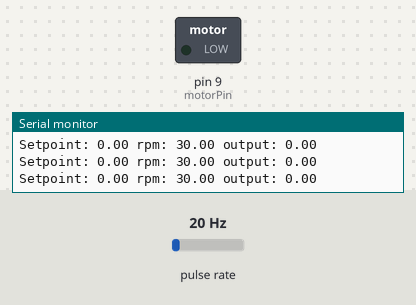
Simulated run of this sketch. Board: Arduino Uno, built with avr-gcc and run on an emulated ATmega328P. Parts: switched loads named in the sketch (green lamp = pin HIGH), the last lines printed to the serial monitor. Wiring (inferred from the names in the program): pulse sensor: data pin 2. The test bench sets the inputs (shaded band); at power-on: pulse rate 20 Hz.

Above: at 1.2 s.
1.3 s: pulse rate (sensor on pin 2) set to 4 Hz
4.3 s: pulse rate (sensor on pin 2) set to 50 Hz
At 7.0 s:
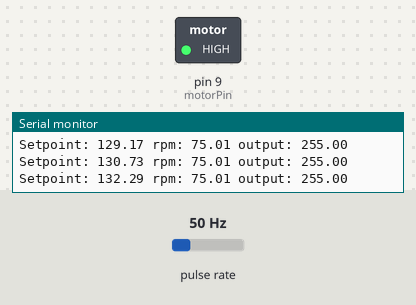
7.3 s: pulse rate (sensor on pin 2) set to 196 Hz
At 8.5 s:
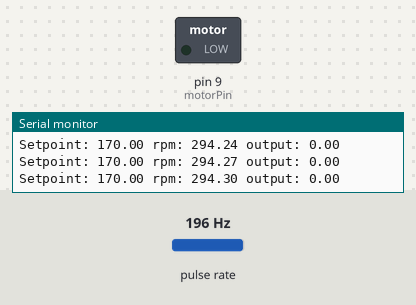
10.3 s: pulse rate (sensor on pin 2) set to 100 Hz
At 10.61 s:
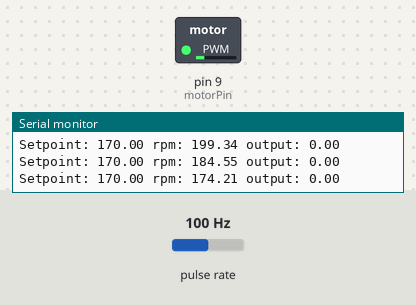
Timing chart, 0 to 13.3 s (numbered marks = the images above; inputs shaded):
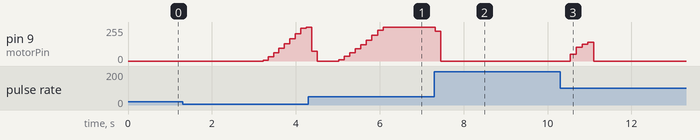

Measured:
- after the input at 4.3 s, pin 9 (motorPin): 255/255 → 72/255 after 0.08 s, → 0/255 0.13 s later, → 9/255 0.51 s later, → 34/255 0.13 s later, … (11 changes in this stretch)
- after the input at 7.3 s, pin 9 (motorPin): 255/255 → 222/255 at once, → 0/255 0.14 s later
- after the input at 10.3 s, pin 9 (motorPin): 0/255 → 51/255 after 0.25 s, → 103/255 0.14 s later, → 127/255 0.14 s later, → 141/255 0.14 s later, … (5 changes in this stretch)

The sketch:

TSC_TP_Simulation.ino
```cpp
#include <PID_v1.h>
#include "Timer.h"

#define sensorPin 2
#define motorPin 9
#define dents 40.0
#define maxSpeed 170
#define startRampTime 5
#define waitTime 3

//Functions
void calculateRPM();
void getDelta();
void sendData();

//Variables
double setpoint = 0, rpm = 0, output, calc, x, y, m, b, alfa = 0.3;
unsigned long tempo_anterior = 0, delta = 0;
int state = 1, tempo = 0;
String inputString = "", outputString = "";     // A String to hold incoming data
bool flag = true, stringComplete = false; // Whether the string is complete

//Timer
Timer t;

//Specify PID links and initial tuning parameters
double Kp = 6, Ki = 4.5, Kd = 0.1;
PID myPID(&rpm, &output, &setpoint, Kp, Ki, Kd, DIRECT);

void setup()
{
    //Initialize serial
    Serial.begin(9600);
    // Reserve 200 bytes for the inputString:
    inputString.reserve(200);

    //Initialize pins
    pinMode(sensorPin, INPUT);
    pinMode(motorPin, OUTPUT);
    attachInterrupt(digitalPinToInterrupt(sensorPin), getDelta, RISING);

    //Send data through serial
    //t.every(500, sendData, 0);
    //turn the PID on
    myPID.SetMode(AUTOMATIC);
}

void loop()
{
    //Update Timer
    t.update();

    //State 1
    if (state == 1 && ((millis() * 0.001) - tempo) >= waitTime)
    {
        //Calculate b
        if (flag)
        {
            x = millis() * 0.001;
            y = setpoint;
            m = maxSpeed / startRampTime;
            b = y - m * x;
            flag = false;
        }
        //acelarate to top speed in 5 seconds
        if (setpoint < maxSpeed)
            setpoint = m * (millis() * 0.001) + b;
        //Set top speed and move to next state
        else
        {
            setpoint = maxSpeed;
            tempo = millis() * 0.001;
            state = 2;
            flag = true;
        }
    }
    //State 2
    else if (state == 2 && ((millis() * 0.001) - tempo) >= waitTime)
    {
        //Set speed to 50%
        setpoint = maxSpeed * 0.5;
        tempo = millis() * 0.001;
        state = 3;
    }
    //State 3
    else if (state == 3 && ((millis() * 0.001) - tempo) >= waitTime)
    {
        //Set speed to 75%
        setpoint = maxSpeed * 0.75;
        tempo = millis() * 0.001;
        state = 4;
    }
    //State 4
    else if (state == 4 && ((millis() * 0.001) - tempo) >= waitTime)
    {
        //Set speed to 25%
        setpoint = maxSpeed * 0.25;
        tempo = millis() * 0.001;
        state = 5;
    }
    //State 5
    else if (state == 5 && ((millis() * 0.001) - tempo) >= waitTime)
        //Set speed to 0
        setpoint = 0;

    //Get rpm value
    calculateRPM();

    //Compute PID
    myPID.Compute();
    //Generate PWM
    analogWrite(motorPin, output);


    //Print setpoint
    Serial.print("Setpoint: ");
    Serial.print(setpoint);
    //Print rpm
    Serial.print(" rpm: ");
    Serial.print(rpm);
    //Print output
    Serial.print(" output: ");
    Serial.println(output);

    /*
    // Print the string when a newline arrives:
    if (stringComplete)
    {
        Serial.println(inputString);
        // clear the string
        inputString = "";
        stringComplete = false;
    }
    */
}

void calculateRPM()
{
  if (delta > 0)
    calc = 60.0 / ((delta * 0.000001) * dents);
  else
    calc = 0;

  if(calc < 300)
    rpm = alfa * calc + (1 - alfa) * rpm;

  if((micros() - tempo_anterior) > 1000000)
    rpm = 0;
}

void getDelta()
{
    noInterrupts();
    delay(0.3);
    if(digitalRead(sensorPin) == HIGH)
    {
      delay(0.3);
      if(digitalRead(sensorPin) == HIGH)
      {
        delta = micros() - tempo_anterior;
        tempo_anterior = micros();
      }
    }
    interrupts();
}

void serialEvent()
{
  while (Serial.available())
  {
    // get the new byte:
    char inChar = (char)Serial.read();
    // add it to the inputString:
    inputString += inChar;
    // if the incoming character is a newline, set a flag so the main loop can
    // do something about it:
    if (inChar == '\n')
      stringComplete = true;
  }
}

void sendData()
{
    outputString = "rpm = " + String(rpm, 2);
    Serial.println(outputString);
    outputString = "Setpoint: " + String(setpoint);
    Serial.println(outputString);
}
```
